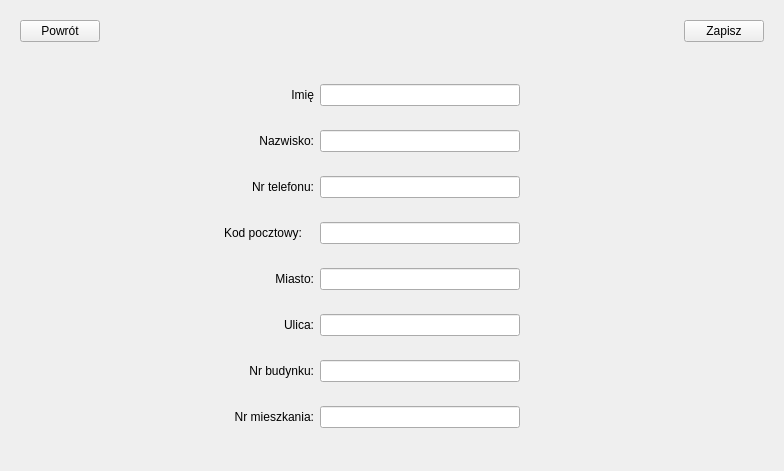
<?xml version="1.0" encoding="UTF-8"?>
<ui version="4.0">
 <class>Form</class>
 <widget class="QWidget" name="Form">
  <property name="windowModality">
   <enum>Qt::NonModal</enum>
  </property>
  <property name="geometry">
   <rect>
    <x>0</x>
    <y>0</y>
    <width>784</width>
    <height>471</height>
   </rect>
  </property>
  <property name="windowTitle">
   <string>Form</string>
  </property>
  <layout class="QVBoxLayout" name="verticalLayout">
   <item>
    <widget class="QWidget" name="widget" native="true">
     <property name="maximumSize">
      <size>
       <width>16777215</width>
       <height>50</height>
      </size>
     </property>
     <layout class="QHBoxLayout" name="horizontalLayout">
      <item>
       <widget class="QPushButton" name="backButton">
        <property name="text">
         <string>Powrót</string>
        </property>
       </widget>
      </item>
      <item>
       <spacer name="horizontalSpacer_7">
        <property name="orientation">
         <enum>Qt::Horizontal</enum>
        </property>
        <property name="sizeHint" stdset="0">
         <size>
          <width>294</width>
          <height>20</height>
         </size>
        </property>
       </spacer>
      </item>
      <item>
       <widget class="QPushButton" name="saveButton">
        <property name="text">
         <string>Zapisz</string>
        </property>
       </widget>
      </item>
     </layout>
    </widget>
   </item>
   <item>
    <widget class="QWidget" name="widget_2" native="true">
     <property name="enabled">
      <bool>true</bool>
     </property>
     <property name="class" stdset="0">
      <string>border</string>
     </property>
     <layout class="QHBoxLayout" name="horizontalLayout_13">
      <item>
       <spacer name="horizontalSpacer_8">
        <property name="orientation">
         <enum>Qt::Horizontal</enum>
        </property>
        <property name="sizeHint" stdset="0">
         <size>
          <width>40</width>
          <height>20</height>
         </size>
        </property>
       </spacer>
      </item>
      <item>
       <widget class="QWidget" name="widget_19" native="true">
        <property name="maximumSize">
         <size>
          <width>400</width>
          <height>16777215</height>
         </size>
        </property>
        <layout class="QVBoxLayout" name="verticalLayout_2">
         <item>
          <widget class="QWidget" name="widget_20" native="true">
           <layout class="QHBoxLayout" name="horizontalLayout_14">
            <item>
             <widget class="QLabel" name="label_16">
              <property name="minimumSize">
               <size>
                <width>90</width>
                <height>0</height>
               </size>
              </property>
              <property name="maximumSize">
               <size>
                <width>90</width>
                <height>16777215</height>
               </size>
              </property>
              <property name="text">
               <string>Imię</string>
              </property>
              <property name="alignment">
               <set>Qt::AlignRight|Qt::AlignTrailing|Qt::AlignVCenter</set>
              </property>
              <property name="class" stdset="0">
               <string>labelBold</string>
              </property>
             </widget>
            </item>
            <item>
             <widget class="QLineEdit" name="firstNameField">
              <property name="minimumSize">
               <size>
                <width>200</width>
                <height>0</height>
               </size>
              </property>
              <property name="maximumSize">
               <size>
                <width>200</width>
                <height>16777215</height>
               </size>
              </property>
              <property name="class" stdset="0">
               <string>incorrect</string>
              </property>
             </widget>
            </item>
            <item>
             <spacer name="horizontalSpacer_19">
              <property name="orientation">
               <enum>Qt::Horizontal</enum>
              </property>
              <property name="sizeHint" stdset="0">
               <size>
                <width>40</width>
                <height>20</height>
               </size>
              </property>
             </spacer>
            </item>
           </layout>
          </widget>
         </item>
         <item>
          <widget class="QWidget" name="widget_21" native="true">
           <layout class="QHBoxLayout" name="horizontalLayout_2">
            <item>
             <widget class="QLabel" name="label_17">
              <property name="minimumSize">
               <size>
                <width>90</width>
                <height>0</height>
               </size>
              </property>
              <property name="maximumSize">
               <size>
                <width>90</width>
                <height>16777215</height>
               </size>
              </property>
              <property name="text">
               <string>Nazwisko:</string>
              </property>
              <property name="alignment">
               <set>Qt::AlignRight|Qt::AlignTrailing|Qt::AlignVCenter</set>
              </property>
              <property name="class" stdset="0">
               <string>labelBold</string>
              </property>
             </widget>
            </item>
            <item>
             <widget class="QLineEdit" name="lastNameField">
              <property name="minimumSize">
               <size>
                <width>200</width>
                <height>0</height>
               </size>
              </property>
              <property name="maximumSize">
               <size>
                <width>200</width>
                <height>16777215</height>
               </size>
              </property>
             </widget>
            </item>
            <item>
             <spacer name="horizontalSpacer_18">
              <property name="orientation">
               <enum>Qt::Horizontal</enum>
              </property>
              <property name="sizeHint" stdset="0">
               <size>
                <width>40</width>
                <height>20</height>
               </size>
              </property>
             </spacer>
            </item>
           </layout>
          </widget>
         </item>
         <item>
          <widget class="QWidget" name="widget_22" native="true">
           <layout class="QHBoxLayout" name="horizontalLayout_15">
            <item>
             <widget class="QLabel" name="label_18">
              <property name="minimumSize">
               <size>
                <width>90</width>
                <height>0</height>
               </size>
              </property>
              <property name="maximumSize">
               <size>
                <width>90</width>
                <height>16777215</height>
               </size>
              </property>
              <property name="text">
               <string>Nr telefonu:</string>
              </property>
              <property name="alignment">
               <set>Qt::AlignRight|Qt::AlignTrailing|Qt::AlignVCenter</set>
              </property>
              <property name="class" stdset="0">
               <string>labelBold</string>
              </property>
             </widget>
            </item>
            <item>
             <widget class="QLineEdit" name="phoneField">
              <property name="minimumSize">
               <size>
                <width>200</width>
                <height>0</height>
               </size>
              </property>
              <property name="maximumSize">
               <size>
                <width>200</width>
                <height>16777215</height>
               </size>
              </property>
             </widget>
            </item>
            <item>
             <spacer name="horizontalSpacer_6">
              <property name="orientation">
               <enum>Qt::Horizontal</enum>
              </property>
              <property name="sizeHint" stdset="0">
               <size>
                <width>40</width>
                <height>20</height>
               </size>
              </property>
             </spacer>
            </item>
           </layout>
          </widget>
         </item>
         <item>
          <widget class="QWidget" name="widget_23" native="true">
           <layout class="QHBoxLayout" name="horizontalLayout_16">
            <item>
             <widget class="QLabel" name="label_19">
              <property name="minimumSize">
               <size>
                <width>90</width>
                <height>0</height>
               </size>
              </property>
              <property name="maximumSize">
               <size>
                <width>90</width>
                <height>16777215</height>
               </size>
              </property>
              <property name="text">
               <string>Kod pocztowy:</string>
              </property>
              <property name="class" stdset="0">
               <string>labelBold</string>
              </property>
             </widget>
            </item>
            <item>
             <widget class="QLineEdit" name="postCodeField">
              <property name="minimumSize">
               <size>
                <width>200</width>
                <height>0</height>
               </size>
              </property>
              <property name="maximumSize">
               <size>
                <width>200</width>
                <height>16777215</height>
               </size>
              </property>
             </widget>
            </item>
            <item>
             <spacer name="horizontalSpacer_5">
              <property name="orientation">
               <enum>Qt::Horizontal</enum>
              </property>
              <property name="sizeHint" stdset="0">
               <size>
                <width>40</width>
                <height>20</height>
               </size>
              </property>
             </spacer>
            </item>
           </layout>
          </widget>
         </item>
         <item>
          <widget class="QWidget" name="widget_24" native="true">
           <layout class="QHBoxLayout" name="horizontalLayout_17">
            <item>
             <widget class="QLabel" name="label_20">
              <property name="minimumSize">
               <size>
                <width>90</width>
                <height>0</height>
               </size>
              </property>
              <property name="maximumSize">
               <size>
                <width>90</width>
                <height>16777215</height>
               </size>
              </property>
              <property name="text">
               <string>Miasto:</string>
              </property>
              <property name="alignment">
               <set>Qt::AlignRight|Qt::AlignTrailing|Qt::AlignVCenter</set>
              </property>
              <property name="class" stdset="0">
               <string>labelBold</string>
              </property>
             </widget>
            </item>
            <item>
             <widget class="QLineEdit" name="cityField">
              <property name="minimumSize">
               <size>
                <width>200</width>
                <height>0</height>
               </size>
              </property>
              <property name="maximumSize">
               <size>
                <width>200</width>
                <height>16777215</height>
               </size>
              </property>
             </widget>
            </item>
            <item>
             <spacer name="horizontalSpacer_4">
              <property name="orientation">
               <enum>Qt::Horizontal</enum>
              </property>
              <property name="sizeHint" stdset="0">
               <size>
                <width>40</width>
                <height>20</height>
               </size>
              </property>
             </spacer>
            </item>
           </layout>
          </widget>
         </item>
         <item>
          <widget class="QWidget" name="widget_25" native="true">
           <layout class="QHBoxLayout" name="horizontalLayout_18">
            <item>
             <widget class="QLabel" name="label_21">
              <property name="minimumSize">
               <size>
                <width>90</width>
                <height>0</height>
               </size>
              </property>
              <property name="maximumSize">
               <size>
                <width>90</width>
                <height>16777215</height>
               </size>
              </property>
              <property name="text">
               <string>Ulica:</string>
              </property>
              <property name="alignment">
               <set>Qt::AlignRight|Qt::AlignTrailing|Qt::AlignVCenter</set>
              </property>
              <property name="class" stdset="0">
               <string>labelBold</string>
              </property>
             </widget>
            </item>
            <item>
             <widget class="QLineEdit" name="streetField">
              <property name="minimumSize">
               <size>
                <width>200</width>
                <height>0</height>
               </size>
              </property>
              <property name="maximumSize">
               <size>
                <width>200</width>
                <height>16777215</height>
               </size>
              </property>
             </widget>
            </item>
            <item>
             <spacer name="horizontalSpacer_3">
              <property name="orientation">
               <enum>Qt::Horizontal</enum>
              </property>
              <property name="sizeHint" stdset="0">
               <size>
                <width>40</width>
                <height>20</height>
               </size>
              </property>
             </spacer>
            </item>
           </layout>
          </widget>
         </item>
         <item>
          <widget class="QWidget" name="widget_26" native="true">
           <layout class="QHBoxLayout" name="horizontalLayout_19">
            <item>
             <widget class="QLabel" name="label_22">
              <property name="minimumSize">
               <size>
                <width>90</width>
                <height>0</height>
               </size>
              </property>
              <property name="maximumSize">
               <size>
                <width>90</width>
                <height>16777215</height>
               </size>
              </property>
              <property name="text">
               <string>Nr budynku:</string>
              </property>
              <property name="alignment">
               <set>Qt::AlignRight|Qt::AlignTrailing|Qt::AlignVCenter</set>
              </property>
              <property name="class" stdset="0">
               <string>labelBold</string>
              </property>
             </widget>
            </item>
            <item>
             <widget class="QLineEdit" name="buildingNumberField">
              <property name="minimumSize">
               <size>
                <width>200</width>
                <height>0</height>
               </size>
              </property>
              <property name="maximumSize">
               <size>
                <width>200</width>
                <height>16777215</height>
               </size>
              </property>
             </widget>
            </item>
            <item>
             <spacer name="horizontalSpacer">
              <property name="orientation">
               <enum>Qt::Horizontal</enum>
              </property>
              <property name="sizeHint" stdset="0">
               <size>
                <width>40</width>
                <height>20</height>
               </size>
              </property>
             </spacer>
            </item>
           </layout>
          </widget>
         </item>
         <item>
          <widget class="QWidget" name="widget_27" native="true">
           <layout class="QHBoxLayout" name="horizontalLayout_20">
            <item>
             <widget class="QLabel" name="label_23">
              <property name="minimumSize">
               <size>
                <width>90</width>
                <height>0</height>
               </size>
              </property>
              <property name="maximumSize">
               <size>
                <width>90</width>
                <height>16777215</height>
               </size>
              </property>
              <property name="text">
               <string>Nr mieszkania:</string>
              </property>
              <property name="alignment">
               <set>Qt::AlignRight|Qt::AlignTrailing|Qt::AlignVCenter</set>
              </property>
              <property name="class" stdset="0">
               <string>labelBold</string>
              </property>
             </widget>
            </item>
            <item>
             <widget class="QLineEdit" name="flatNumberField">
              <property name="minimumSize">
               <size>
                <width>200</width>
                <height>0</height>
               </size>
              </property>
              <property name="maximumSize">
               <size>
                <width>200</width>
                <height>16777215</height>
               </size>
              </property>
             </widget>
            </item>
            <item>
             <spacer name="horizontalSpacer_2">
              <property name="orientation">
               <enum>Qt::Horizontal</enum>
              </property>
              <property name="sizeHint" stdset="0">
               <size>
                <width>40</width>
                <height>20</height>
               </size>
              </property>
             </spacer>
            </item>
           </layout>
          </widget>
         </item>
         <item>
          <spacer name="verticalSpacer_6">
           <property name="orientation">
            <enum>Qt::Vertical</enum>
           </property>
           <property name="sizeHint" stdset="0">
            <size>
             <width>20</width>
             <height>40</height>
            </size>
           </property>
          </spacer>
         </item>
        </layout>
       </widget>
      </item>
      <item>
       <spacer name="horizontalSpacer_17">
        <property name="orientation">
         <enum>Qt::Horizontal</enum>
        </property>
        <property name="sizeHint" stdset="0">
         <size>
          <width>40</width>
          <height>20</height>
         </size>
        </property>
       </spacer>
      </item>
     </layout>
    </widget>
   </item>
  </layout>
 </widget>
 <resources/>
 <connections/>
</ui>
